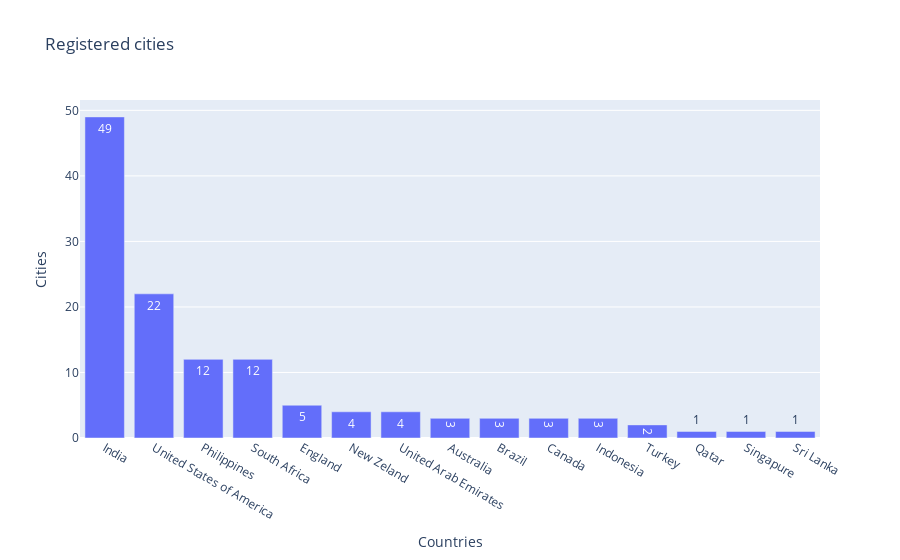

Source (notebook cell):
### Markdown cell above
### Which country has the most registered cities?

### Code cell
df_aux = df1[['country_name', 'city']].groupby('country_name').nunique().sort_values('city', ascending=False).reset_index()
fig = px.bar(df_aux, x='country_name', y='city', text_auto=True, title='Registered cities', labels={'country_name': 'Countries', 'city':'Cities'}) 
fig.show()

### Figure 1 — Plotly figure (JSON) as saved in the notebook; plotly's stock layout.template omitted (floating-point values rounded to 4 significant figures)
{"data": [{"alignmentgroup": "True", "hovertemplate": "Countries=%{x}<br>Cities=%{y}<extra></extra>", "legendgroup": "", "marker": {"color": "#636efa", "pattern": {"shape": ""}}, "name": "", "offsetgroup": "", "orientation": "v", "showlegend": false, "textposition": "auto", "texttemplate": "%{y}", "type": "bar", "x": ["India", "United States of America", "Philippines", "South Africa", "England", "New Zeland", "United Arab Emirates", "Australia", "Brazil", "Canada", "Indonesia", "Turkey", "Qatar", "Singapure", "Sri Lanka"], "xaxis": "x", "y": [49, 22, 12, 12, 5, 4, 4, 3, 3, 3, 3, 2, 1, 1, 1], "yaxis": "y"}], "layout": {"barmode": "relative", "legend": {"tracegroupgap": 0}, "title": {"text": "Registered cities"}, "xaxis": {"anchor": "y", "domain": [0, 1], "title": {"text": "Countries"}}, "yaxis": {"anchor": "x", "domain": [0, 1], "title": {"text": "Cities"}}}}
